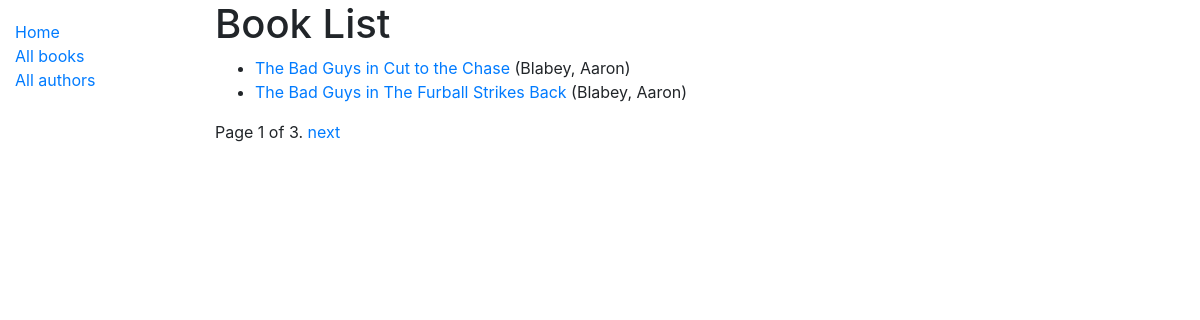
/catalog/books/, run on the app's committed database.
### catalog/models.py (models this page shows, shortened)
class Book(models.Model):
    title = models.CharField(max_length=200)
    author = models.ForeignKey('Author', on_delete=models.SET_NULL, null=True)
    summary = models.TextField(max_length=1000, help_text='Enter a brief description of the book')
    isbn = models.CharField('ISBN', max_length=13, unique=True, help_text='13 Character <a href="https://www.isbn-international.org/content/what-isbn">ISBN number</a>')
    genre = models.ManyToManyField(Genre, help_text='Select a genre for this book')
    language = models.ForeignKey('Language', on_delete=models.SET_NULL, null=True)
    def get_absolute_url(self):
        return reverse('book-detail', args=[str(self.id)])

class Author(models.Model):
    first_name = models.CharField(max_length=100)
    last_name = models.CharField(max_length=100)
    date_of_birth = models.DateField(null=True, blank=True)
    date_of_death = models.DateField('Died', null=True, blank=True)
    class Meta:
        ordering = ['last_name', 'first_name']
    def __str__(self):
        return f'{self.last_name}, {self.first_name}'

### catalog/views.py (the view)
# urls.py: path('books/', views.BookListView.as_view(), name='books'),
class BookListView(generic.ListView):
    model = Book
    paginate_by = 2

### catalog/templates/catalog/book_list.html
{% extends "catalog/base_generic.html" %}
{% block content %}
	<h1>Book List</h1>
	{% if book_list %}
	<ul>
		{% for book in book_list %}
			<li>
				<a href="{{ book.get_absolute_url }}">{{ book.title }}</a> ({{book.author}})
			</li>
		{% endfor %}
	</ul>
	{% else %}
		<p>There are no books in the library.</p>
	{% endif %}
{% endblock %}

### data on the page
Book: title "The Bad Guys in Cut to the Chase", author "Blabey, Aaron"
Book: title "The Bad Guys in The Furball Strikes Back", author "Blabey, Aaron"

### other printed values
{{ page_obj.number }} "1"
{{ page_obj.paginator.num_pages }} "3"
